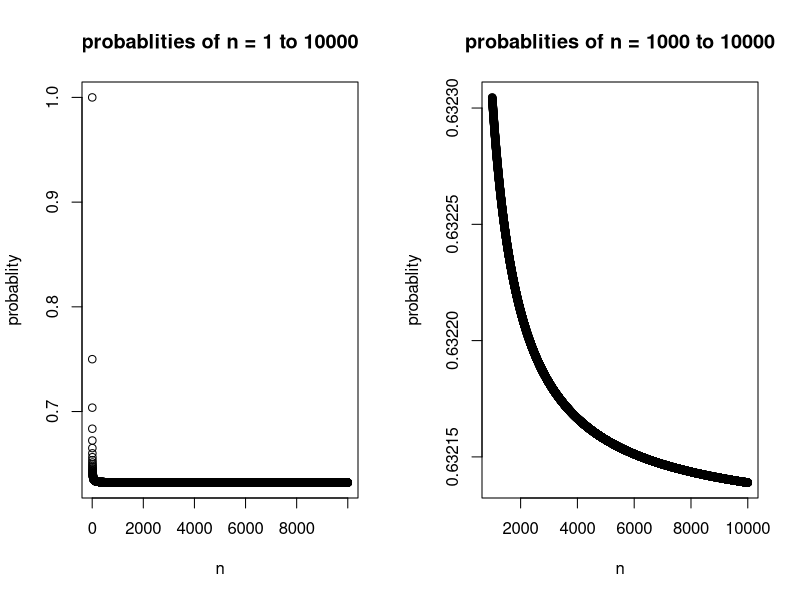

Here is the R script that generated this plot:
# Author: Tianyu Li
# Created on Feb 18th, 2019
#
# R script for Homework 2 Question 7(Section 5.4, page 198, question 8)
rm(list = ls())

#(g) Create a plot on probablities of n = 1 to 10000
x = vector()
y = vector()

for(n in 1:10000) {
  x[n] = n
  y[n] = 1 - ((1 - 1/n) ^ n)
}

par(mfrow=c(1,2))
plot(x, y, xlab = "n", ylab = "probablity",
     main = "probablities of n = 1 to 10000")
plot(x[1000:10000], y[1000:10000], xlab = "n", ylab = "probablity",
     main = "probablities of n = 1000 to 10000")
# The probablity that that the jth observation is in the bootstrap sample
# is decreasing as the size of observation n increasing. And it looks like
# The probablity converges to around 0.63

# (h) Probablity on j = 4 by bootstrap samples
results = vector()
for(i in 1:10) {
store = rep(NA, 10000)
  for(n in 1:10000) {
    store[n] = sum(sample(1:100, rep = TRUE) == 4) > 0
  }
  results[i] = mean(store)
}
results
# The probablity is about 0.63, which shows that the result
# we got on theory is correct

